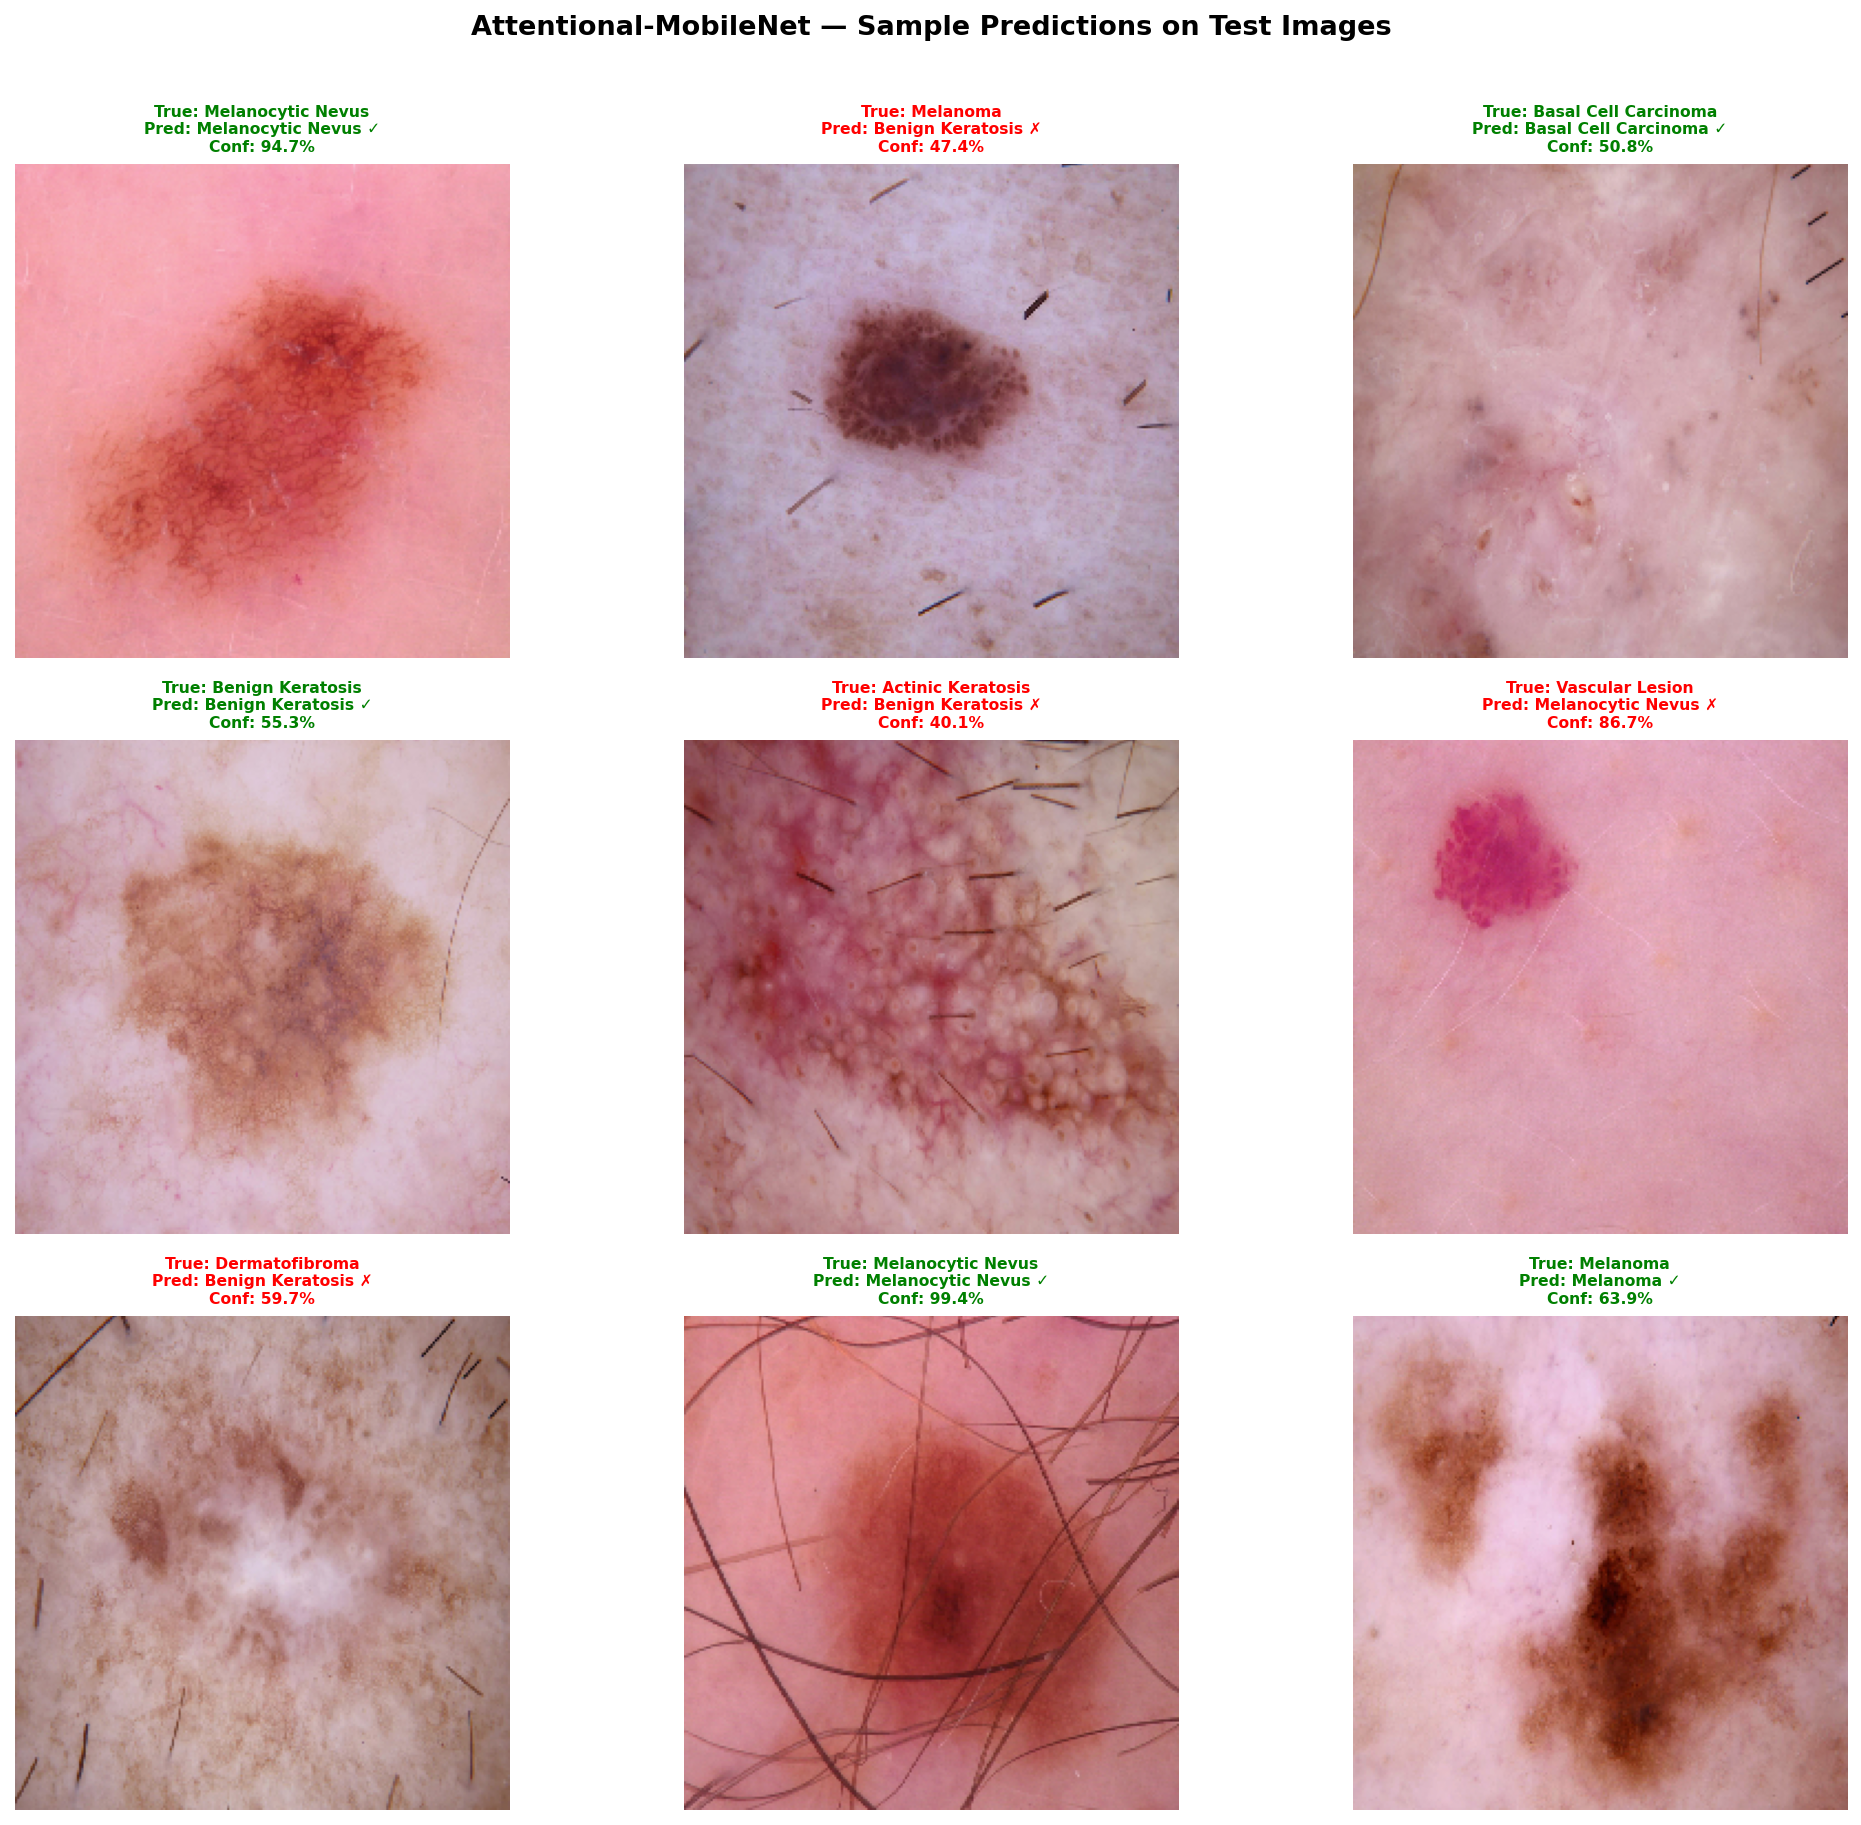

Source code (Python):
import tensorflow as tf
from tensorflow.keras.applications import MobileNetV2
from tensorflow.keras import layers, models
import numpy as np
import matplotlib.pyplot as plt
import matplotlib.patches as mpatches
import os

base_dir = os.path.dirname(os.path.abspath(__file__))
test_dir = os.path.join(base_dir, 'dataset', 'test')

def attention_block(x):
    filters = x.shape[-1]
    se = layers.GlobalAveragePooling2D()(x)
    se = layers.Reshape((1, 1, filters))(se)
    se = layers.Dense(filters // 16, activation='relu')(se)
    se = layers.Dense(filters, activation='sigmoid')(se)
    return layers.Multiply()([x, se])

print("Loading model...")
model = tf.keras.models.load_model(
    os.path.join(base_dir, 'best_model.keras'),
    custom_objects={'attention_block': attention_block}
)
print("Model loaded!")

CLASS_NAMES = ['akiec', 'bcc', 'bkl', 'df', 'mel', 'nv', 'vasc']
CLASS_FULL = {
    'akiec': 'Actinic Keratosis',
    'bcc': 'Basal Cell Carcinoma',
    'bkl': 'Benign Keratosis',
    'df': 'Dermatofibroma',
    'mel': 'Melanoma',
    'nv': 'Melanocytic Nevus',
    'vasc': 'Vascular Lesion'
}

# Show 3 rows x 3 cols = 9 samples
sample_classes = ['nv', 'mel', 'bcc', 'bkl', 'akiec', 'vasc', 'df', 'nv', 'mel']
fig, axes = plt.subplots(3, 3, figsize=(14, 12))
fig.suptitle('Attentional-MobileNet — Sample Predictions on Test Images',
             fontsize=13, fontweight='bold', y=1.01)

for idx, cls in enumerate(sample_classes):
    row = idx // 3
    col = idx % 3
    ax = axes[row, col]

    cls_dir = os.path.join(test_dir, cls)
    img_files = os.listdir(cls_dir)
    img_file = img_files[idx % len(img_files)]
    img_path = os.path.join(cls_dir, img_file)

    # Load and predict
    img = tf.keras.preprocessing.image.load_img(img_path, target_size=(224, 224))
    img_array = tf.keras.preprocessing.image.img_to_array(img) / 255.0
    img_expanded = np.expand_dims(img_array, axis=0)

    preds = model.predict(img_expanded, verbose=0)[0]
    pred_idx = np.argmax(preds)
    pred_class = CLASS_NAMES[pred_idx]
    confidence = preds[pred_idx] * 100

    # Show image
    ax.imshow(img_array)
    ax.axis('off')

    color = 'green' if pred_class == cls else 'red'
    status = '✓' if pred_class == cls else '✗'

    ax.set_title(
        f'True: {CLASS_FULL[cls]}\n'
        f'Pred: {CLASS_FULL[pred_class]} {status}\n'
        f'Conf: {confidence:.1f}%',
        fontsize=7.5,
        color=color,
        fontweight='bold'
    )

    # Add colored border
    for spine in ax.spines.values():
        spine.set_edgecolor(color)
        spine.set_linewidth(3)
        spine.set_visible(True)

plt.tight_layout()
plt.savefig('gradcam_heatmap.png', dpi=150, bbox_inches='tight')
plt.show()
print("Saved as gradcam_heatmap.png!")
